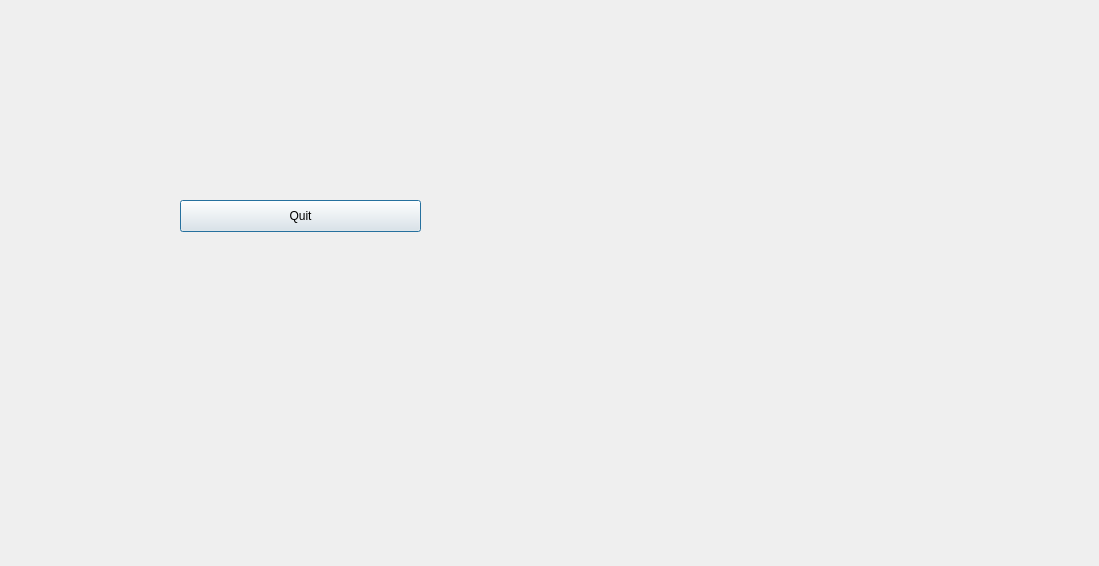
<?xml version="1.0" encoding="UTF-8"?>
<ui version="4.0">
 <class>Loss</class>
 <widget class="QDialog" name="Loss">
  <property name="geometry">
   <rect>
    <x>0</x>
    <y>0</y>
    <width>1099</width>
    <height>566</height>
   </rect>
  </property>
  <property name="windowTitle">
   <string>Dialog</string>
  </property>
  <widget class="QLabel" name="Lost">
   <property name="geometry">
    <rect>
     <x>0</x>
     <y>-100</y>
     <width>851</width>
     <height>461</height>
    </rect>
   </property>
   <property name="text">
    <string/>
   </property>
  </widget>
  <widget class="QPushButton" name="Quit_0">
   <property name="geometry">
    <rect>
     <x>180</x>
     <y>200</y>
     <width>241</width>
     <height>32</height>
    </rect>
   </property>
   <property name="text">
    <string>Quit</string>
   </property>
  </widget>
 </widget>
 <resources/>
 <connections/>
</ui>
